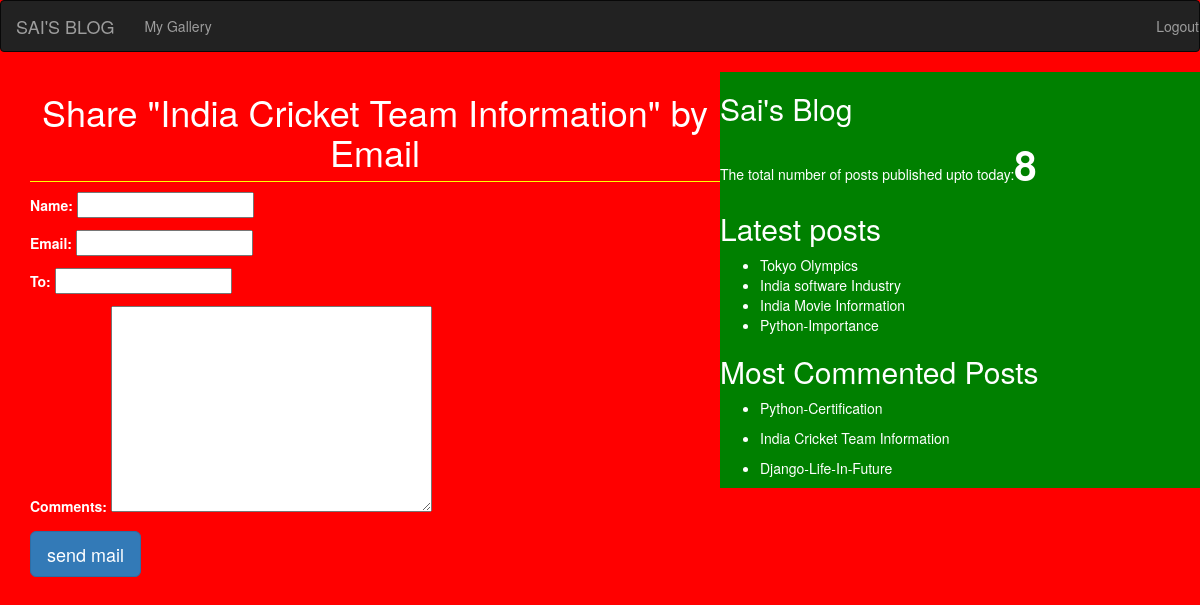
/1/, run on the app's committed database.
### testapp/models.py (models this page shows)
class Post(models.Model):
    STATUS_CHOICES=(('draft','Draft'),('published','Published'))
    title=models.CharField(max_length=256)
    slug=models.SlugField(max_length=256,unique_for_date='publish')
    author=models.ForeignKey(User,related_name='blog_posts',on_delete=models.CASCADE)
    body=models.TextField()
    publish=models.DateTimeField(default=timezone.now)
    created=models.DateTimeField(auto_now_add=True)
    updated=models.DateTimeField(auto_now=True)
    status=models.CharField(max_length=10,choices=STATUS_CHOICES,default='draft')
    objects=CustomManager()
    class Meta:
        ordering=('-created',)
    def get_absolute_url(self):
        return reverse('post_detail',args=[self.publish.year,self.publish.strftime('%m'),self.publish.strftime('%d'),self.slug])

### testapp/views.py (the view)
# urls.py: url(r'^(?P<id>\d+)/$',views.mail_send_view),
def mail_send_view(request,id):
    post=get_object_or_404(Post,id=id,status='published')
    sent=False
    if request.method=='POST':
        form=EmailSentForm(request.POST)
        if form.is_valid():
            cd=form.cleaned_data
            subject='{}({}) recommends you to read "{}"'.format(cd['Name'],cd['Email'],post.title)
            post_url=request.build_absolute_uri(post.get_absolute_url())
            message='Read Post At:\n {}\n\n{}\'s Comments:\n{}'.format(post_url,cd['Name'],cd['Email'])
            send_mail(subject,message,'sainathamara43@gmail.com',[cd['to']])
            sent=True
    else:
        form=EmailSentForm()
    return render(request,'testapp/share_by_mail.html',{'form':form,'post':post,'sent':sent})

### testapp/forms.py
class EmailSentForm(forms.Form):
    Name=forms.CharField()
    Email=forms.EmailField()
    to=forms.EmailField()
    comments=forms.CharField(required=False,widget=forms.Textarea)

### testapp/models.py (called while the page is built)
    def get_queryset(self):
        return super().get_queryset().filter(status='published')

### testapp/templatetags/testapp_tags.py (called while the page is built)
@register.simple_tag
def total_posts():
    return Post.objects.count()

@register.inclusion_tag('testapp/latestposts.html')
def show_latest_posts():
    latest_posts=Post.objects.order_by('-publish')[:4]
    return {'latest_posts':latest_posts}

@register.inclusion_tag('testapp/latestposts.html')
def get_most_commented_posts():
    latest_comments=Post.objects.annotate(total_comments=Count('comments')).order_by('-total_comments')[:3]
    return {'latest_comments':latest_comments}

### templates/testapp/share_by_mail.html (shortened to what this page needs)
{%extends 'testapp/base.html'%}
  {%block content_block%}
       {%if sent%}
        <h1>Email Successfully Sent</h1>
        <h2>Post with the {{post.title}} information shared by email</h2>
        {%else%}
        <h1>Share "{{post.title}}" by Email</h1>
          <form method='post'>
            {{form.as_p}}
            <input type='submit'  value='send mail'class='btn btn-primary btn-lg'>
          </form>
      {%endif%}
 {%endblock%}

### templates/testapp/latestposts.html
<ul>
  {%for post in latest_posts%}
  <li><a href='{{post.get_absolute_url}}'>{{post.title}}</a></li>
  {%endfor%}
</ul>
{%for post in latest_comments%}
  <ul>
    <li><a href='{{post.get_absolute_url}}'>{{post.title}}</a></li>
  </ul>
{%endfor%}

### static/css/blog.css (style rules this page uses)
body { background:red; color:white; }
h1 { text-align:center; border-bottom:1px solid yellow; padding-bottom:10px; }
a { color:white; text-decoration: none; }

### data on the page
Post: title "India Cricket Team Information"
Post: title "Tokyo Olympics"
Post: title "India software Industry"
Post: title "India Movie Information"
Post: title "Python-Importance"
Post: title "Python-Certification"
Post: title "Django-Life-In-Future"
